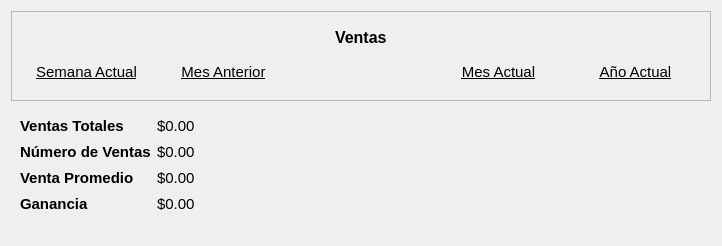
      <widget class="QWidget" name="page_16">
       <layout class="QVBoxLayout" name="verticalLayout_33">
        <item alignment="Qt::AlignmentFlag::AlignHCenter">
         <widget class="QFrame" name="frame_56">
          <property name="minimumSize">
           <size>
            <width>700</width>
            <height>90</height>
           </size>
          </property>
          <property name="maximumSize">
           <size>
            <width>700</width>
            <height>90</height>
           </size>
          </property>
          <property name="frameShape">
           <enum>QFrame::Shape::StyledPanel</enum>
          </property>
          <property name="frameShadow">
           <enum>QFrame::Shadow::Raised</enum>
          </property>
          <layout class="QGridLayout" name="gridLayout_29">
           <item row="1" column="3">
            <widget class="QPushButton" name="pushButton_47">
             <property name="font">
              <font>
               <pointsize>11</pointsize>
               <bold>false</bold>
               <underline>true</underline>
              </font>
             </property>
             <property name="text">
              <string>Mes Actual</string>
             </property>
             <property name="flat">
              <bool>true</bool>
             </property>
            </widget>
           </item>
           <item row="1" column="4">
            <widget class="QPushButton" name="pushButton_46">
             <property name="font">
              <font>
               <pointsize>11</pointsize>
               <bold>false</bold>
               <underline>true</underline>
              </font>
             </property>
             <property name="text">
              <string>Año Actual</string>
             </property>
             <property name="flat">
              <bool>true</bool>
             </property>
            </widget>
           </item>
           <item row="1" column="0">
            <widget class="QPushButton" name="pushButton_49">
             <property name="font">
              <font>
               <pointsize>11</pointsize>
               <bold>false</bold>
               <underline>true</underline>
              </font>
             </property>
             <property name="text">
              <string>Semana Actual</string>
             </property>
             <property name="autoDefault">
              <bool>false</bool>
             </property>
             <property name="default">
              <bool>false</bool>
             </property>
             <property name="flat">
              <bool>true</bool>
             </property>
            </widget>
           </item>
           <item row="1" column="1">
            <widget class="QPushButton" name="pushButton_48">
             <property name="font">
              <font>
               <pointsize>11</pointsize>
               <bold>false</bold>
               <underline>true</underline>
              </font>
             </property>
             <property name="text">
              <string>Mes Anterior</string>
             </property>
             <property name="flat">
              <bool>true</bool>
             </property>
            </widget>
           </item>
           <item row="0" column="2" alignment="Qt::AlignmentFlag::AlignHCenter">
            <widget class="QLabel" name="label_97">
             <property name="minimumSize">
              <size>
               <width>0</width>
               <height>20</height>
              </size>
             </property>
             <property name="maximumSize">
              <size>
               <width>16777215</width>
               <height>20</height>
              </size>
             </property>
             <property name="font">
              <font>
               <pointsize>12</pointsize>
               <bold>true</bold>
              </font>
             </property>
             <property name="text">
              <string>Ventas</string>
             </property>
            </widget>
           </item>
          </layout>
         </widget>
        </item>
        <item>
         <widget class="QFrame" name="frame_57">
          <property name="minimumSize">
           <size>
            <width>0</width>
            <height>90</height>
           </size>
          </property>
          <property name="maximumSize">
           <size>
            <width>16777215</width>
            <height>120</height>
           </size>
          </property>
          <property name="frameShape">
           <enum>QFrame::Shape::NoFrame</enum>
          </property>
          <property name="frameShadow">
           <enum>QFrame::Shadow::Raised</enum>
          </property>
          <layout class="QGridLayout" name="gridLayout_30">
           <item row="2" column="1">
            <widget class="QLabel" name="label_103">
             <property name="font">
              <font>
               <pointsize>11</pointsize>
               <bold>false</bold>
              </font>
             </property>
             <property name="text">
              <string>$0.00</string>
             </property>
            </widget>
           </item>
           <item row="3" column="1">
            <widget class="QLabel" name="label_105">
             <property name="font">
              <font>
               <pointsize>11</pointsize>
               <bold>false</bold>
              </font>
             </property>
             <property name="text">
              <string>$0.00</string>
             </property>
            </widget>
           </item>
           <item row="0" column="1">
            <widget class="QLabel" name="label_98">
             <property name="font">
              <font>
               <pointsize>11</pointsize>
               <bold>false</bold>
              </font>
             </property>
             <property name="text">
              <string>$0.00</string>
             </property>
            </widget>
           </item>
           <item row="1" column="1">
            <widget class="QLabel" name="label_101">
             <property name="font">
              <font>
               <pointsize>11</pointsize>
               <bold>false</bold>
              </font>
             </property>
             <property name="text">
              <string>$0.00</string>
             </property>
            </widget>
           </item>
           <item row="1" column="0">
            <widget class="QLabel" name="label_100">
             <property name="font">
              <font>
               <pointsize>11</pointsize>
               <bold>true</bold>
              </font>
             </property>
             <property name="text">
              <string>Número de Ventas</string>
             </property>
            </widget>
           </item>
           <item row="3" column="0">
            <widget class="QLabel" name="label_104">
             <property name="font">
              <font>
               <pointsize>11</pointsize>
               <bold>true</bold>
              </font>
             </property>
             <property name="text">
              <string>Ganancia</string>
             </property>
            </widget>
           </item>
           <item row="2" column="0">
            <widget class="QLabel" name="label_102">
             <property name="font">
              <font>
               <pointsize>11</pointsize>
               <bold>true</bold>
              </font>
             </property>
             <property name="text">
              <string>Venta Promedio</string>
             </property>
            </widget>
           </item>
           <item row="2" column="2">
            <spacer name="horizontalSpacer_160">
             <property name="orientation">
              <enum>Qt::Orientation::Horizontal</enum>
             </property>
             <property name="sizeHint" stdset="0">
              <size>
               <width>40</width>
               <height>20</height>
              </size>
             </property>
            </spacer>
           </item>
           <item row="3" column="2">
            <spacer name="horizontalSpacer_161">
             <property name="orientation">
              <enum>Qt::Orientation::Horizontal</enum>
             </property>
             <property name="sizeHint" stdset="0">
              <size>
               <width>40</width>
               <height>20</height>
              </size>
             </property>
            </spacer>
           </item>
           <item row="1" column="2">
            <spacer name="horizontalSpacer_159">
             <property name="orientation">
              <enum>Qt::Orientation::Horizontal</enum>
             </property>
             <property name="sizeHint" stdset="0">
              <size>
               <width>40</width>
               <height>20</height>
              </size>
             </property>
            </spacer>
           </item>
           <item row="0" column="2">
            <spacer name="horizontalSpacer_158">
             <property name="orientation">
              <enum>Qt::Orientation::Horizontal</enum>
             </property>
             <property name="sizeHint" stdset="0">
              <size>
               <width>40</width>
               <height>20</height>
              </size>
             </property>
            </spacer>
           </item>
           <item row="0" column="0">
            <widget class="QLabel" name="label_99">
             <property name="font">
              <font>
               <pointsize>11</pointsize>
               <bold>true</bold>
              </font>
             </property>
             <property name="text">
              <string>Ventas Totales</string>
             </property>
            </widget>
           </item>
          </layout>
         </widget>
        </item>
        <item>
         <widget class="QWidget" name="widget_2" native="true"/>
        </item>
        <item>
         <widget class="QWidget" name="widget_3" native="true"/>
        </item>
       </layout>
      </widget>
